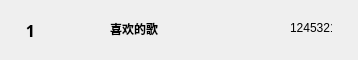
<?xml version="1.0" encoding="UTF-8"?>
<ui version="4.0">
 <class>SearchItem</class>
 <widget class="QWidget" name="SearchItem">
  <property name="geometry">
   <rect>
    <x>0</x>
    <y>0</y>
    <width>358</width>
    <height>60</height>
   </rect>
  </property>
  <property name="windowTitle">
   <string>Form</string>
  </property>
  <widget class="QLabel" name="lab_num">
   <property name="geometry">
    <rect>
     <x>0</x>
     <y>0</y>
     <width>61</width>
     <height>61</height>
    </rect>
   </property>
   <property name="font">
    <font>
     <family>Microsoft JhengHei Light</family>
     <pointsize>12</pointsize>
     <weight>75</weight>
     <bold>true</bold>
    </font>
   </property>
   <property name="text">
    <string>1</string>
   </property>
   <property name="alignment">
    <set>Qt::AlignCenter</set>
   </property>
  </widget>
  <widget class="QLabel" name="lab_name">
   <property name="geometry">
    <rect>
     <x>110</x>
     <y>20</y>
     <width>81</width>
     <height>17</height>
    </rect>
   </property>
   <property name="sizePolicy">
    <sizepolicy hsizetype="Expanding" vsizetype="Expanding">
     <horstretch>0</horstretch>
     <verstretch>0</verstretch>
    </sizepolicy>
   </property>
   <property name="font">
    <font>
     <family>Microsoft YaHei UI</family>
     <weight>75</weight>
     <bold>true</bold>
    </font>
   </property>
   <property name="text">
    <string>喜欢的歌</string>
   </property>
  </widget>
  <widget class="QLabel" name="lab_ranking">
   <property name="geometry">
    <rect>
     <x>290</x>
     <y>20</y>
     <width>42</width>
     <height>16</height>
    </rect>
   </property>
   <property name="text">
    <string>1245321</string>
   </property>
  </widget>
 </widget>
 <resources/>
 <connections/>
</ui>
